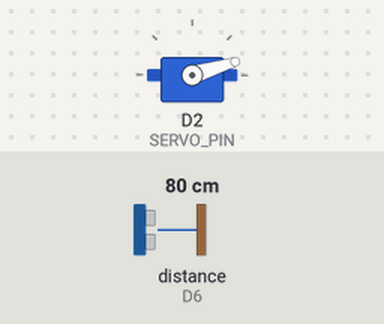
A sketch run on a simulated ESP8266 (NodeMCU). Parts: servo. Wiring (inferred from the names in the program): ultrasonic range finder: trigger D5; echo D6. The test bench sets the inputs (shaded band); at power-on: distance to the obstacle (sensor on D6) 80 cm. The echo pulse lasts 58.3 µs per cm; WiFi joins after 1.5 s; servers stay silent unless stated; what the sketch prints to the serial monitor is not drawn.

Above: at 1.55 s.
At 3.65 s:
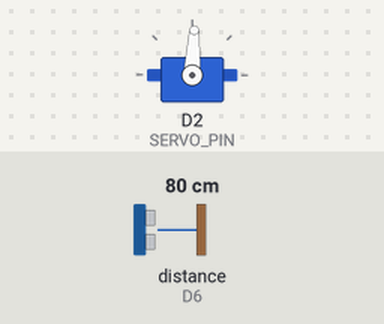
At 5.8 s:
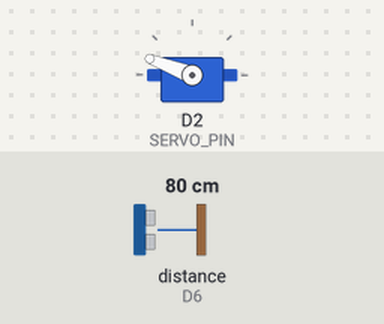
At 10.1 s:
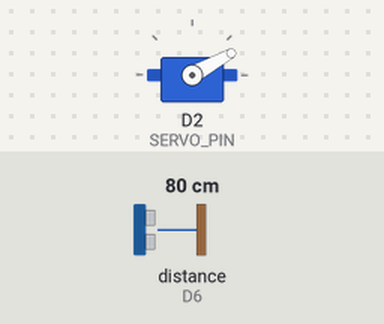
Timing chart, 0 to 13.2 s (numbered marks = the images above):
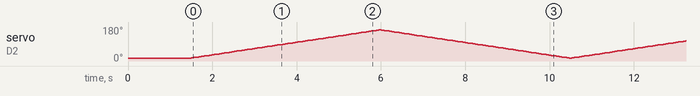

The sketch:

esp8266_radar.ino
```cpp
#include <ESP8266WiFi.h>
#include <ESP8266WebServer.h>
#include <Servo.h>

// Replace with your Wi-Fi credentials before use.
const char* WIFI_SSID = "YOUR_WIFI_NAME";
const char* WIFI_PASSWORD = "YOUR_WIFI_PASSWORD";

const int TRIG_PIN = D5;
const int ECHO_PIN = D6;   // MUST be level-shifted to 3.3 V
const int SERVO_PIN = D2;

Servo radarServo;
ESP8266WebServer server(80);

volatile int currentAngle = 15;
volatile long currentDistance = -1;

long measureDistanceCm() {
  digitalWrite(TRIG_PIN, LOW);
  delayMicroseconds(2);
  digitalWrite(TRIG_PIN, HIGH);
  delayMicroseconds(10);
  digitalWrite(TRIG_PIN, LOW);

  unsigned long duration = pulseIn(ECHO_PIN, HIGH, 30000UL);
  if (duration == 0) return -1;
  return (long)(duration * 0.0343 / 2.0);
}

String pageHtml() {
  return R"rawliteral(
<!DOCTYPE html>
<html>
<head>
<meta name="viewport" content="width=device-width,initial-scale=1">
<title>ESP8266 Ultrasonic Radar</title>
<style>
body{font-family:Arial;background:#0b1410;color:#dfffea;text-align:center;padding:30px}
.card{max-width:420px;margin:auto;background:#122219;border-radius:18px;padding:24px}
.big{font-size:42px;font-weight:bold}
small{color:#9fc1aa}
</style>
</head>
<body>
<div class="card">
<h2>📡 Ultrasonic Radar</h2>
<p>Angle</p><div class="big"><span id="a">--</span>°</div>
<p>Distance</p><div class="big"><span id="d">--</span> cm</div>
<small>ESP8266 prototype</small>
</div>
<script>
setInterval(async()=>{
  const r=await fetch('/data');
  const j=await r.json();
  document.getElementById('a').textContent=j.angle;
  document.getElementById('d').textContent=j.distance;
},250);
</script>
</body>
</html>
)rawliteral";
}

void setup() {
  Serial.begin(115200);

  pinMode(TRIG_PIN, OUTPUT);
  pinMode(ECHO_PIN, INPUT);

  radarServo.attach(SERVO_PIN);
  radarServo.write(currentAngle);

  WiFi.begin(WIFI_SSID, WIFI_PASSWORD);
  while (WiFi.status() != WL_CONNECTED) {
    delay(500);
    Serial.print(".");
  }

  Serial.println();
  Serial.print("Open http://");
  Serial.println(WiFi.localIP());

  server.on("/", []() {
    server.send(200, "text/html", pageHtml());
  });

  server.on("/data", []() {
    String json = "{\"angle\":" + String(currentAngle) +
                  ",\"distance\":" + String(currentDistance) + "}";
    server.send(200, "application/json", json);
  });

  server.begin();
}

void loop() {
  server.handleClient();

  static int direction = 1;
  static unsigned long lastMove = 0;

  if (millis() - lastMove >= 60) {
    lastMove = millis();

    currentAngle += direction * 2;
    if (currentAngle >= 165) {
      currentAngle = 165;
      direction = -1;
    } else if (currentAngle <= 15) {
      currentAngle = 15;
      direction = 1;
    }

    radarServo.write(currentAngle);
    delay(20);
    currentDistance = measureDistanceCm();
  }
}
```
